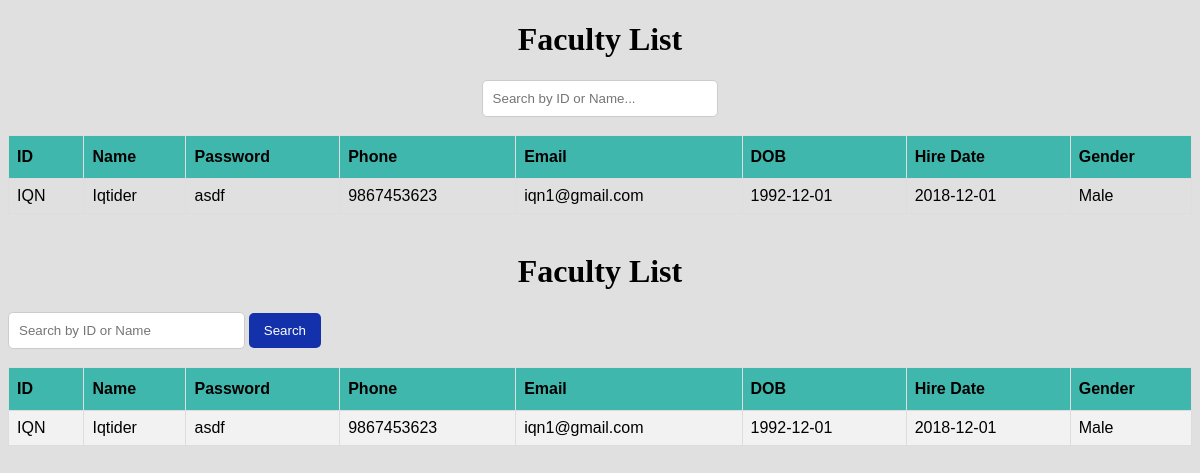
The app's page /module/admin/viewfaculty.php (signed in) with its own data.
### tables this page shows
CREATE TABLE `faculty` (
  `id` varchar(30) NOT NULL,
  `name` varchar(30) NOT NULL,
  `password` varchar(50) NOT NULL,
  `phone` varchar(30) NOT NULL,
  `email` varchar(50) NOT NULL,
  `doj` date NOT NULL,
  `dob` date NOT NULL,
  `gender` varchar(10) NOT NULL
);

### module/admin/viewfaculty.php (the view, shortened to what this page needs)
<?php
include_once('../../service/mysqlcon.php');
?>
<!DOCTYPE html>
<html>
<head>
    <link rel="stylesheet" href="style.css">
</head>
<body>
    <center>
        <h1>Faculty List</h1>
        <input type="text" id="searchBar" placeholder="Search by ID or Name...">
        <br><br>
        <table id="studentList">
            <tr>
                <th>ID</th>
                <th>Name</th>
                <th>Password</th>
                <th>Phone</th>
                <th>Email</th>
                <th>DOB</th>
                <th>Hire Date</th>
                <th>Gender</th>
            </tr>
            <tbody id="facultyBody">
                <?php
                $sql = "SELECT * FROM faculty;";
                $res = mysqli_query($link, $sql);
                while ($row = mysqli_fetch_array($res)) {
                    echo '<tr onclick="showDetails(this)">';
                    echo '<td class="searchable">'.$row['id'].'</td>';
                    echo '<td class="searchable">'.$row['name'].'</td>';
                    echo '<td>'.$row['password'].'</td>';
                    echo '<td>'.$row['phone'].'</td>';
                    echo '<td>'.$row['email'].'</td>';
                    echo '<td>'.$row['dob'].'</td>';
                    echo '<td>'.$row['doj'].'</td>';
                    echo '<td>'.$row['gender'].'</td>';
                    echo '</tr>';
                }
                ?>
            </tbody>
        </table>
    </center>
</body>
</html>
<?php
include_once('../../service/mysqlcon.php');
$searchQuery = "";
if (isset($_POST['search'])) {
    $searchQuery = mysqli_real_escape_string($link, $_POST['search']);
    $sql = "SELECT * FROM faculty WHERE id LIKE '%$searchQuery%' OR name LIKE '%$searchQuery%';";
} else {
    $sql = "SELECT * FROM faculty;";
}
$res = mysqli_query($link, $sql);
$string = "";
while ($row = mysqli_fetch_array($res)) {
    $string .= '<tr onclick="selectRow(this)"><td>' . $row['id'] . '</td><td>' . $row['name'] . '</td><td>' . $row['password'] . '</td><td>' . $row['phone'] .
        '</td><td>' . $row['email'] . '</td><td>' . $row['dob'] .
        '</td><td>' . $row['doj'] . '</td><td>' . $row['gender'] . '</td></tr>';
}
?>
<html>
    <head>
     <link rel="stylesheet" href="style.css">
		</head>
    <body>
        <br/>
        <center><h1>Faculty List</h1></center>
        <form method="POST" action="">
            <input type="text" name="search" placeholder="Search by ID or Name" value="<?php echo $searchQuery; ?>" required>
            <button type="submit">Search</button>
        </form>
        <br>
        <center>
            <table border="1" id='studentList'>
                <tr>
                   <th>ID</th>
                    <th>Name</th>
                    <th>Password</th>
                    <th>Phone</th>
                    <th>Email</th>
                    <th>DOB</th>
                    <th>Hire Date</th>
                    <th>Gender</th>
                </tr>
                <?php echo $string;?>
            </table>
        </center>
		</body>
</html>

### module/admin/style.css (style rules this page uses)
#studentList { font-family: "Trebuchet MS", Arial, Helvetica, sans-serif; border-collapse: collapse; width: 100%; }
#studentList td, #studentList th { border: 1px solid #ddd; padding: 8px; }
#studentList tr:nth-child(even) { background-color: #f2f2f2; }
#studentList th { padding-top: 12px; padding-bottom: 12px; text-align: left; background-color: #40b7ad; color: black; }
body { height:100%; background-color:#E0E0E0; }
* { box-sizing: border-box; }
input[type=text], select { width: 100%; padding: 12px 20px; margin: 8px 0; display: inline-block; border: 1px solid #ccc; border-radius: 4px; box-sizing: border-box; }

### module/admin/viewfaculty.php (style rules this page uses)
input[type=text] { width: 20%; padding: 10px; margin: auto; border: 1px solid #ccc; border-radius: 5px; }
button { padding: 10px 15px; background-color: #1231aa; color: white; border: none; border-radius: 5px; cursor: pointer; }

### records on screen
faculty: id "IQN", name "Iqtider", password "asdf", phone "9867453623", email "iqn1@gmail.com", dob "1992-12-01", doj "2018-12-01", gender "Male"
